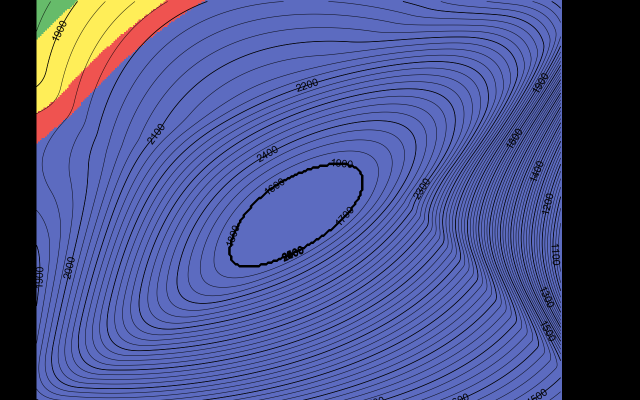
#> input picture notebooks/prototypes/_temp/output.png, 1280 x 800 px (shown at 1/2 size)
$ python -i Sandbox.py   (imports and definitions only)   (older library calls are emulated)
#> lines starting #> are read from the running program, lines starting #| are printed output that depends on the picture; after the words box and inside, x2 and y2 are one past the last pixel; in counts of white or black regions, pixels touching at a corner belong together
#> further down, picture is the input picture: shape (800, 1280, 3); mean B, G, R 138.5, 82.7, 74.8

import os
from warnings import warn
try:
    import freenect
except ImportError:
    warn('Freenect is not installed. Sandbox wont work. Good luck')
try:
    import cv2
except ImportError:
   # warn('opencv is not installed. Object detection will not work')
    pass

import webbrowser
import pickle
import weakref
import numpy
import scipy
import scipy.ndimage

from itertools import count
from PIL import Image, ImageDraw
import ipywidgets as widgets
import matplotlib.pyplot as plt
import matplotlib
#import gempy.hackathon as hackathon
import IPython
import threading


class Kinect:  # add dummy
    _ids = count(0)
    _instances = []

    # [31 lines left out: function __init__, not called in this run]

    def set_angle(self, angle):
        self.angle = angle
        freenect.set_tilt_degs(self.dev, self.angle)

    # [57 lines left out: functions get_frame, get_filtered_frame, get_rgb_frame, calibrate_frame, not called in this run]


def Beamer(*args, **kwargs):
    warn("'Beamer' class is deprecated due to the stupid german name. Use 'Projector' instead.")
    return Projector(*args, **kwargs)


class Projector:
    _ids = count(0)
    _instances = []

    # [24 lines left out: function __init__, not called in this run]

    def calibrate(self):
        self.calibration.create()


    # [143 lines left out: functions start_stream, show, draw_markers, draw_line, not called in this run]


class Calibration:  # TODO: add legend position; add rotation; add z_range!!!!
    _ids = count(0)
    _instances = []

    # [232 lines left out: functions __init__, load, save, create, not called in this run]

class Detector:
    """
    Detector for Objects or Markers in a specified Region, based on the RGB image from a kinect
    """
    #TODO: implement area of interest!
    def __init__(self):

        self.shapes=None
        self.circles=None
        self.circle_coords=None
        self.shape_coords=None

        #default parameters for the detection function:
        self.thresh_value=80
        self.min_area=30


    def where_shapes(self,image, thresh_value=None, min_area=None):
        """Get the coordinates for all detected shapes.

                Args:
                    image (image file): Image input.
                    min_area (int, float): Minimal area for a shape to be detected.
                Returns:
                    x- and y- coordinates for all detected shapes as a 2D array.

            """
#> called with thresh_value = 80, min_area = 30
        if thresh_value is None:
            thresh_value = self.thresh_value
        if min_area is None:
            min_area=self.min_area

        bilateral_filtered_image = cv2.bilateralFilter(image, 5, 175, 175)
        gray = cv2.cvtColor(bilateral_filtered_image, cv2.COLOR_BGR2GRAY)
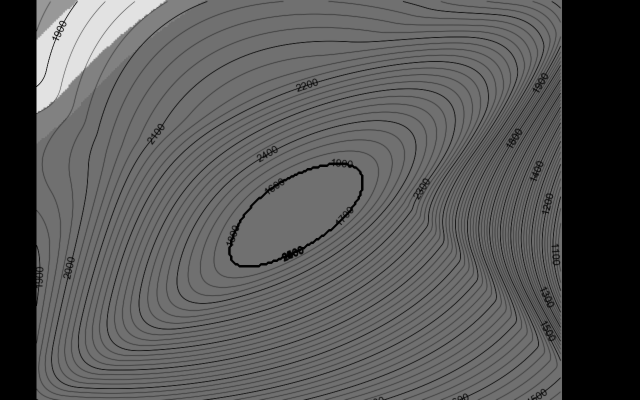
#> gray: shape (800, 1280) (shown at 1/2 size); min 0, max 226, mean 87.1
        blurred = cv2.GaussianBlur(gray, (5, 5), 0)
        thresh = cv2.threshold(blurred, thresh_value, 255, cv2.THRESH_BINARY)[1]
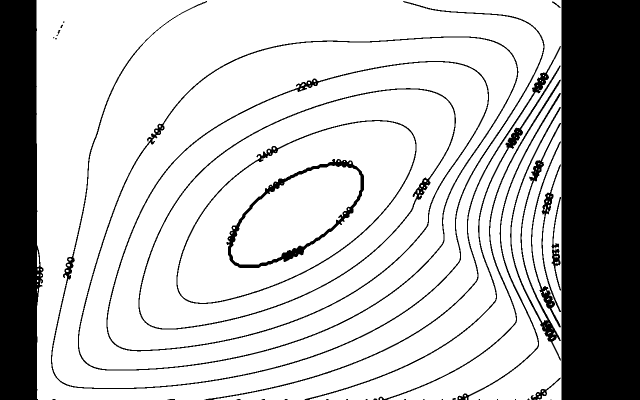
#> thresh: shape (800, 1280) (shown at 1/2 size); 76.8% white; 41 black regions (18 under 20 px), largest, box (x1, y1, x2, y2) and area: (1123, 0, 1280, 800) 125600, (0, 0, 87, 800) 59499, (102, 2, 1089, 778) 6536
        edge_detected_image = cv2.Canny(thresh, 75, 200)
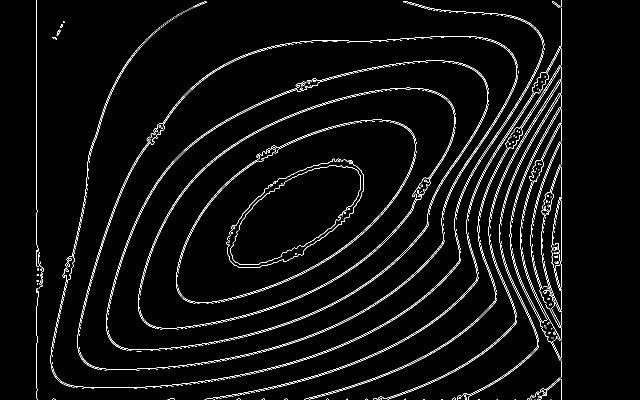
#> edge_detected_image: shape (800, 1280) (shown at 1/2 size); 3.3% white in thin lines or dots, all inside (x1, y1, x2, y2) = (72, 0, 1124, 800)

        _, contours, hierarchy = cv2.findContours(edge_detected_image, cv2.RETR_EXTERNAL, cv2.CHAIN_APPROX_SIMPLE)
#> contours = 882 contours, 839 with area under 20; largest, box (x1, y1, x2, y2) and area: (461, 330, 721, 529) 157, (160, 82, 1034, 739) 140, (452, 317, 728, 536) 131, (106, 34, 1087, 776) 128, (217, 130, 976, 700) 125

        contour_list = []
        contour_coords = []
        for contour in contours:
            M = cv2.moments(contour)
            if M["m00"] != 0:
                cX = int(M["m10"] / M["m00"])
                cY = int(M["m01"] / M["m00"])
            else:
                cX = 0
                cY = 0

            approx = cv2.approxPolyDP(contour, 0.01 * cv2.arcLength(contour, True), True)
            area = cv2.contourArea(contour)
            if ((len(approx) > 8) & (len(approx) < 23) & (area > min_area)):
                contour_list.append(contour)
                contour_coords.append([cX, cY])
#> this loop made 882 passes
#> (cX, cY) on passes 61 to 72: (0, 0), (0, 0), (0, 0), (0, 0), (0, 0), (0, 0), (0, 0), (0, 0), (0, 0), (0, 0), (0, 0), (0, 0)
#> cX on pass 100: 0
#> after the loop, contour_coords = [[504, 407], [593, 428], [632, 428], [729, 435], [499, 360], [945, 463], [763, 442], [446, 345], [368, 343], [788, 440], [826, 451], [912, 423]]; contour_list = 12 contours; largest, box (x1, y1, x2, y2) and area: (461, 330, 721, 529) 157, (160, 82, 1034, 739) 140, (452, 317, 728, 536) 131, (106, 34, 1087, 776) 128, (217, 130, 976, 700) 125
        self.shapes=numpy.array(contour_coords)
#> self.shapes has the same summary as contour_coords


    def where_circles(self, image, thresh_value=None):
        """Get the coordinates for all detected circles.

                    Args:
                        image (image file): Image input.
                        thresh_value (int, optional, default = 80): Define the lower threshold value for shape recognition.
                    Returns:
                        x- and y- coordinates for all detected circles as a 2D array.

                """
#> called with thresh_value = 80
        if thresh_value is None:
            thresh_value = self.thresh_value
        #output = image.copy()
        gray = cv2.cvtColor(image, cv2.COLOR_BGR2GRAY)
        blurred = cv2.GaussianBlur(gray, (5, 5), 0)
        thresh = cv2.threshold(blurred, thresh_value, 255, cv2.THRESH_BINARY)[1]
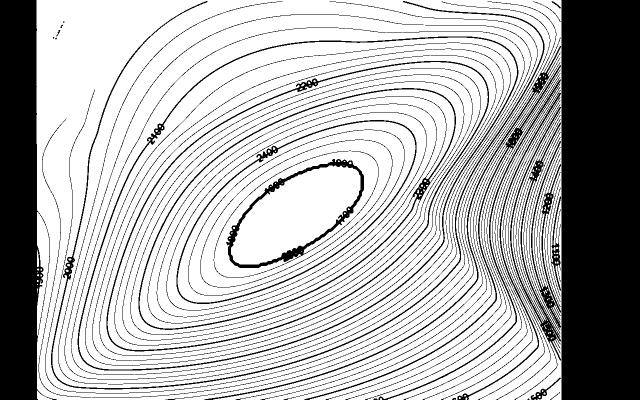
#> thresh: shape (800, 1280) (shown at 1/2 size); 71.2% white; 76 black regions (11 under 20 px), largest, box (x1, y1, x2, y2) and area: (1123, 0, 1280, 800) 125600, (0, 0, 114, 800) 59841, (184, 3, 1122, 800) 13948
        # circles = cv2.HoughCircles(gray, cv2.HOUGH_GRADIENT, 1.2 100)
        circles = cv2.HoughCircles(thresh, cv2.HOUGH_GRADIENT, 1, 2, numpy.array([]), 200, 8, 4, 8)
#> circles = 90 rows, first 8: [1096.5, 508.5, 7.4], [1097.5, 519.5, 7.4], [1058.5, 528.5, 7.4], [1079.5, 535.5, 7.4], [970.5, 481.5, 7.4], [1015.5, 509.5, 7.4], [1016.5, 514.5, 7.4], [995.5, 508.5, 7.4]

#> (the run stopped early here; a loop or call above may not have finished)
